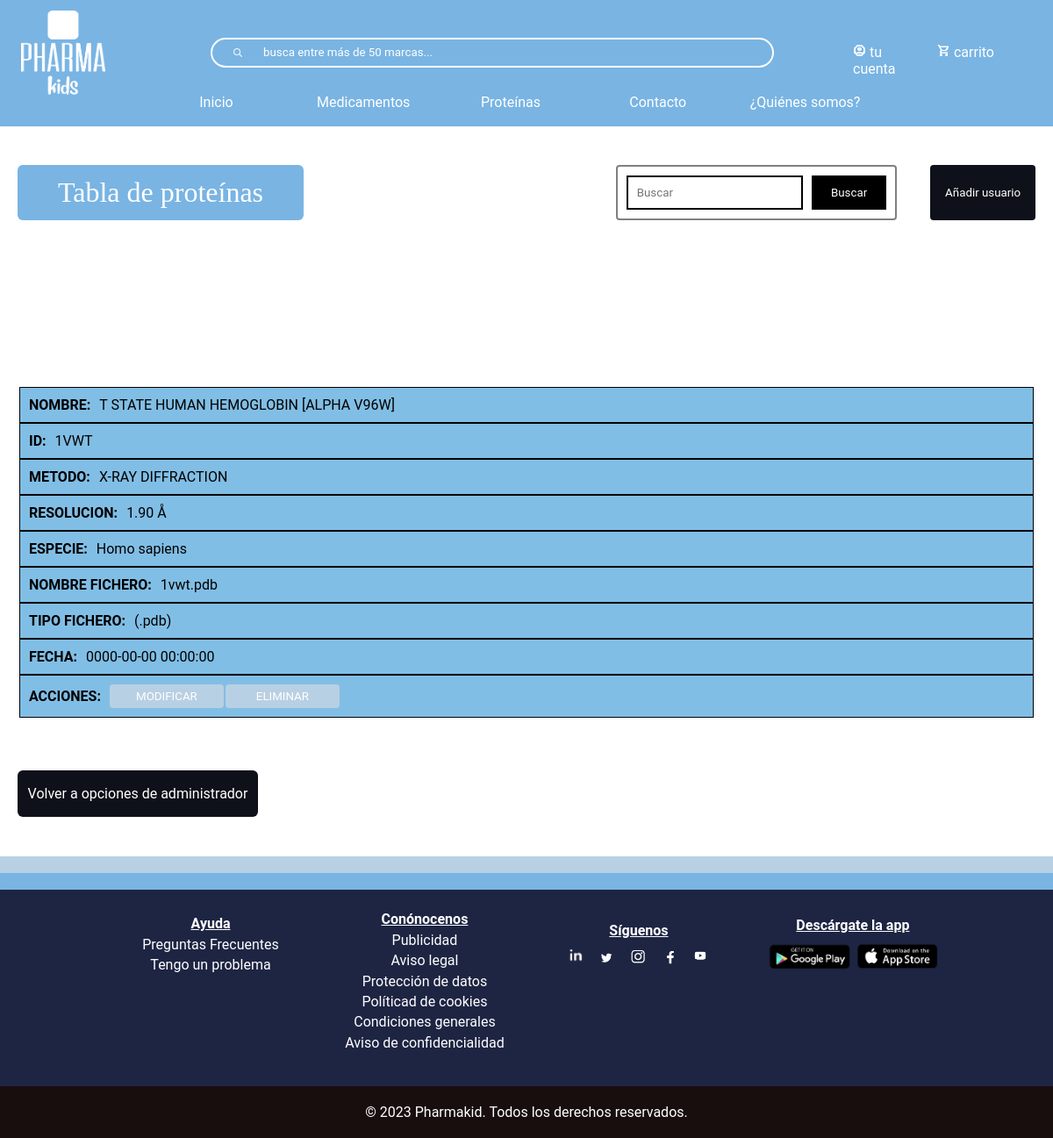
Page /tablaProteinas.php on the committed database.
### tables this page shows
CREATE TABLE `proteina` (
  `especie` varchar(150) NOT NULL,
  `metodo` varchar(100) NOT NULL,
  `resolucion` varchar(20) NOT NULL,
  `nombre` varchar(150) NOT NULL,
  `id` varchar(10) NOT NULL,
  `nombreFichero` varchar(75) NOT NULL,
  `tipoFichero` varchar(20) NOT NULL,
  `fecha` datetime NOT NULL
);

### tablaProteinas.php (the view, shortened to what this page needs)
<?php
include_once("bbdd/connexionBaseDeDatos.php");
?>
<!DOCTYPE html>
<html lang="en">
<head>
    <link rel="stylesheet" type="text/css" href="css/index.css" >
    <link rel="stylesheet" type="text/css" href="css/headerBlue.css" >
    <link rel="stylesheet" type="text/css" href="css/footerBlue.css" >
    <link rel="stylesheet" type="text/css" href="css/tablas.css" >
</head>
<body>
<?php require("footerHeader/header.php")?>
    <div id="divTablaProteina">
<div class="contenedor-botones">
<h1>Tabla de proteínas</h1>
<div class="conjunto-buscar-anadir">
    <form action="buscar-proteina.php" class="form-busqueda" method="get" name="formu">
                <div  class="botones-filtrar" style='display:flex'>
                    <input class="input-busqueda" type="text" placeholder="Buscar"/>
                    <input class="btn-busqueda-proteina" type="submit" value="Buscar"/>
                </div>
    </form>
    <button id="anadirButton" >Añadir usuario</button>
</div>
</div>
    <?php
    $sql= mysqli_query($conexion, "SELECT * FROM proteina ORDER BY nombre");
    $resultado = mysqli_num_rows($sql);
    if ($resultado > 0){
        echo "
            <table id='tabla_proteina'>
                <thead>
                    <tr>
                        <th>NOMBRE</th>
                        <th>ID</th>
                        <th>METODO</th>
                        <th>RESOLUCION</th>
                        <th>ESPECIE</th>
                        <th>NOMBRE DE FICHERO</th>
                        <th>TIPOS DE FICHERO</th>
                        <th>FECHA</th>
                        <th>ACCIONES</th>
                    </tr>
                <thead>
                <tbody class='clase_tbody'>
        ";
        while($row = mysqli_fetch_assoc($sql)){
            $nombre = $row["nombre"];
            $id = $row['id'];
            $metodo = $row["metodo"];
            $resolucion= $row["resolucion"];
            $especie = $row["especie"];
            $nombreFichero = $row["nombreFichero"];
            $tipoFichero = $row["tipoFichero"];
            $fecha = $row["fecha"];
            echo "
            <tr>
                <td titulo='NOMBRE:'>$nombre</td>
                <td titulo='ID:'>$id</td>
                <td titulo='METODO:'>$metodo</td>
                <td titulo='RESOLUCION:'>$resolucion</td>
                <td titulo='ESPECIE:'>$especie</td>
                <td titulo='NOMBRE FICHERO:'>$nombreFichero</td>
                <td titulo='TIPO FICHERO:'>$tipoFichero</td>
                <td titulo='FECHA:'>$fecha</td>
                <td titulo='ACCIONES:' class='td-btn'>
                <button class='modificar'>MODIFICAR</button>
                <button class='eliminar'>ELIMINAR</button>
                </td>
            </tr>
            ";
        }
        echo "</tbody>";
    }
    else
{
    echo "<h3 style='text-align:-webkit-center'>No encontrado</h3>";
}
    ?>
    </table>
    <a href="administrador.php">Volver a opciones de administrador</a>
</div>
<?php require("footerHeader/footer.php")?>
</body>
</html>

### css/index.css (style rules this page uses)
* { font-family: "Roboto"; padding: 0; margin: 0; box-sizing: border-box; }

### css/headerBlue.css (style rules this page uses)
* { margin: 0; box-sizing: border-box; }
a { text-decoration: none; }

### css/tablas.css (style rules this page uses)
#divTablaProteina { display: flex; flex-direction: column; width: 100%; padding: 45px 20px; text-align: center; margin-top: 143px; }
#divTablaProteina table tr:nth-child(odd) { background-color: #81bee5; }
#divTablaProteina h1 { text-align: center; color: #FFFFFF; background-color: #79B4E3; border-radius: 6px; width: 100%; text-align: center; max-width: 326px; padding: 4px; font-weight: normal; font-family: Manrope; justify-content: center; align-items: center; display: flex; }
table { width: 100%; }
#divTablaProteina table td { color: #000; border-spacing: 4px; border-collapse: separate; padding: 5px; text-align: center; }
#divTablaProteina .td-btn { width: 100%; background-color: #F1F1F1; display: flex; padding: 0; justify-content: center; height: 100%; align-items: center; }
#divTablaProteina #anadirButton { background-color:#0e1119; width: 26%; }
#divTablaProteina button, #divTabla button[name="registrarse"] { background-color: #b8d0e3; border-radius: 4px; width: 100%; padding: 16px 10px; border: none; }
.conjunto-buscar-anadir { display: flex; justify-content: space-between; gap: 38px; }
.contenedor-botones { display: flex; justify-content: space-between; margin-bottom: 5%; }
#anadirButton { width: 26% ; background-color: #439A97; color: white; border-radius: 4px; cursor: pointer; padding: 10px; transition: .3s; }
table { width: 100%; border-radius: 20px; margin-top: 100px; }
table tr:nth-child(odd) { background-color: #97DECE; }
#divTabla > a, #divTablaProteina a { margin-top: 5%; background-color: #7FC6AF; border-radius: 6px; width: 100%; padding: 17px 0; max-width: 274px; border: none; color: white; transition: .3s; }
#divTablaProteina a { background-color: #0e1119; }
.btn-busqueda-proteina, .btn-busqueda { color: white; border: 2px solid black; background-color: #439A97; margin-left: 10px; padding: 10px 20px; cursor: pointer; transition: .3s; }
.btn-busqueda-proteina { background-color: #000; }
.form-busqueda { display: flex; float: right; background-color: initial; padding: 10px; border-radius: 4px; border: 2px solid gray; }
.form-busqueda .input-busqueda { display: flex; width: 100%; border: 2px solid black; padding: 10px }
.modificar { background-color: #35a631; color: white; padding: 10px; height: 100%; margin-right: 2px; width: 100%; border: none; cursor: pointer; transition: .3s; }
.eliminar { width: 100%; height: 100%; background-color: #ae3636; color: white; padding: 10px; border: none; cursor: pointer; transition: .3s; }
@media screen and (max-width:1267px) { #divTabla table td:last-child, #divTablaProteina table td:last-child { padding: 10px; background-color: initial; justify-content: initial; } }
@media screen and (max-width:1267px) { #tabla-user tr, #tabla_proteina tr { display: flex; flex-direction: column; } }
@media screen and (max-width:1267px) { #tabla-user thead, #tabla_proteina thead { display: none; } }
@media screen and (max-width:1267px) { #tabla-user .clase_tbody, #tabla_proteina .clase_tbody { margin-top: 30px; display: grid; grid-template-columns: repeat(auto-fit, minmax(350px, 1fr)); grid-gap: 30px; width: 100%; transition: .3s; } }
@media screen and (max-width:1267px) { #divTabla #tabla-user td[titulo], #divTablaProteina #tabla_proteina td[titulo] { display: flex; padding: 10px; border: 1px solid black; } }
@media screen and (max-width:1267px) { #tabla_proteina td[titulo] { border: 1px solid ; } }
@media screen and (max-width:1267px) { #tabla-user td[titulo]::before, #tabla_proteina td[titulo]::before { content: attr(titulo); padding: 0 10px 0 0; font-weight: bold; text-transform: uppercase; } }
@media screen and (max-width:1267px) { #tabla_proteina .td-btn button { max-width: 130px; padding: 6px; } }

### rows in the picture
proteina: nombre "T STATE HUMAN HEMOGLOBIN [ALPHA V96W]", id "1VWT", metodo "X-RAY DIFFRACTION", resolucion "1.90 Å", especie "Homo sapiens", nombreFichero "1vwt.pdb", tipoFichero "(.pdb)", fecha "0000-00-00 00:00:00"
